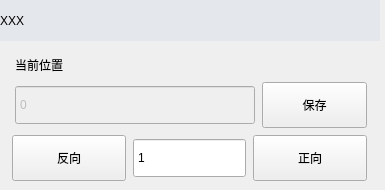
<?xml version="1.0" encoding="UTF-8"?>
<ui version="4.0">
 <class>DirectionWgt</class>
 <widget class="QWidget" name="DirectionWgt">
  <property name="geometry">
   <rect>
    <x>0</x>
    <y>0</y>
    <width>385</width>
    <height>190</height>
   </rect>
  </property>
  <property name="minimumSize">
   <size>
    <width>385</width>
    <height>190</height>
   </size>
  </property>
  <property name="maximumSize">
   <size>
    <width>385</width>
    <height>190</height>
   </size>
  </property>
  <property name="windowTitle">
   <string notr="true">DirectionWgt</string>
  </property>
  <widget class="QLabel" name="label">
   <property name="geometry">
    <rect>
     <x>15</x>
     <y>45</y>
     <width>360</width>
     <height>40</height>
    </rect>
   </property>
   <property name="text">
    <string>当前位置</string>
   </property>
  </widget>
  <widget class="QSpinBox" name="spinBox_currPos">
   <property name="enabled">
    <bool>false</bool>
   </property>
   <property name="geometry">
    <rect>
     <x>15</x>
     <y>85</y>
     <width>240</width>
     <height>40</height>
    </rect>
   </property>
   <property name="minimumSize">
    <size>
     <width>0</width>
     <height>40</height>
    </size>
   </property>
   <property name="maximumSize">
    <size>
     <width>16777215</width>
     <height>40</height>
    </size>
   </property>
   <property name="buttonSymbols">
    <enum>QAbstractSpinBox::NoButtons</enum>
   </property>
   <property name="minimum">
    <number>0</number>
   </property>
   <property name="maximum">
    <number>999999</number>
   </property>
   <property name="value">
    <number>0</number>
   </property>
  </widget>
  <widget class="QPushButton" name="btn_save">
   <property name="geometry">
    <rect>
     <x>262</x>
     <y>82</y>
     <width>105</width>
     <height>46</height>
    </rect>
   </property>
   <property name="minimumSize">
    <size>
     <width>105</width>
     <height>46</height>
    </size>
   </property>
   <property name="maximumSize">
    <size>
     <width>105</width>
     <height>46</height>
    </size>
   </property>
   <property name="text">
    <string>保存</string>
   </property>
   <property name="buttons" stdset="0">
    <string notr="true">btn_dlg</string>
   </property>
  </widget>
  <widget class="QLabel" name="label_title">
   <property name="geometry">
    <rect>
     <x>0</x>
     <y>0</y>
     <width>380</width>
     <height>41</height>
    </rect>
   </property>
   <property name="styleSheet">
    <string notr="true">background-color: rgb(228, 231, 236);</string>
   </property>
   <property name="text">
    <string notr="true">XXX</string>
   </property>
   <property name="paddings_left" stdset="0">
    <string notr="true">l_10</string>
   </property>
  </widget>
  <widget class="QWidget" name="layoutWidget">
   <property name="geometry">
    <rect>
     <x>12</x>
     <y>134</y>
     <width>355</width>
     <height>48</height>
    </rect>
   </property>
   <layout class="QHBoxLayout" name="horizontalLayout">
    <property name="spacing">
     <number>7</number>
    </property>
    <item>
     <widget class="QPushButton" name="btn_backMove">
      <property name="minimumSize">
       <size>
        <width>106</width>
        <height>46</height>
       </size>
      </property>
      <property name="maximumSize">
       <size>
        <width>16777215</width>
        <height>46</height>
       </size>
      </property>
      <property name="text">
       <string>反向</string>
      </property>
      <property name="buttons" stdset="0">
       <string notr="true">btn_dlg</string>
      </property>
     </widget>
    </item>
    <item>
     <widget class="QSpinBox" name="spinBox_pos">
      <property name="minimumSize">
       <size>
        <width>0</width>
        <height>40</height>
       </size>
      </property>
      <property name="maximumSize">
       <size>
        <width>16777215</width>
        <height>40</height>
       </size>
      </property>
      <property name="buttonSymbols">
       <enum>QAbstractSpinBox::NoButtons</enum>
      </property>
      <property name="minimum">
       <number>1</number>
      </property>
      <property name="maximum">
       <number>999999</number>
      </property>
     </widget>
    </item>
    <item>
     <widget class="QPushButton" name="btn_frontMove">
      <property name="minimumSize">
       <size>
        <width>106</width>
        <height>46</height>
       </size>
      </property>
      <property name="maximumSize">
       <size>
        <width>16777215</width>
        <height>46</height>
       </size>
      </property>
      <property name="text">
       <string>正向</string>
      </property>
      <property name="buttons" stdset="0">
       <string notr="true">btn_dlg</string>
      </property>
     </widget>
    </item>
   </layout>
  </widget>
 </widget>
 <resources/>
 <connections/>
</ui>
